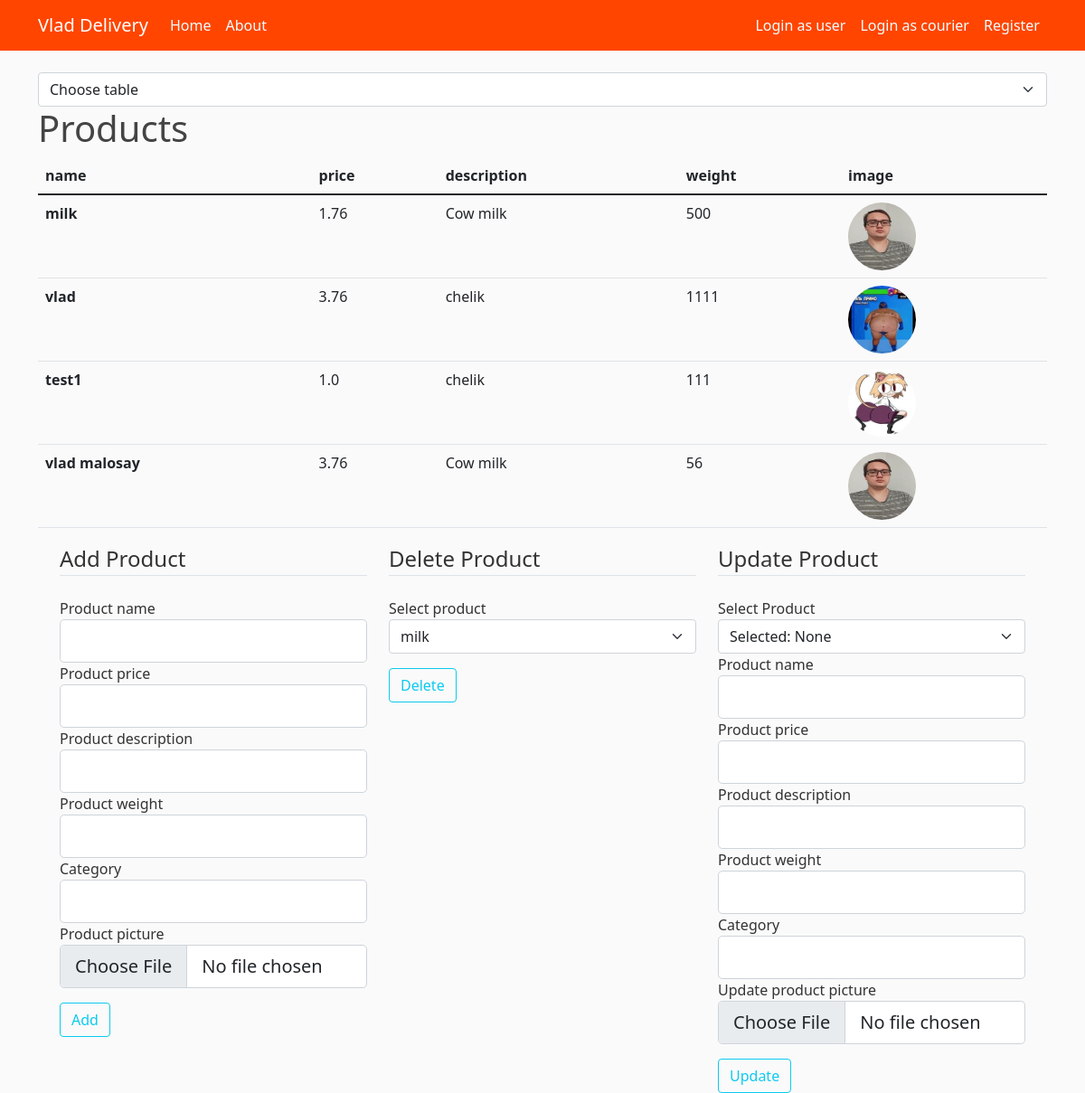
The app's page /admin_tables/products/, older data.
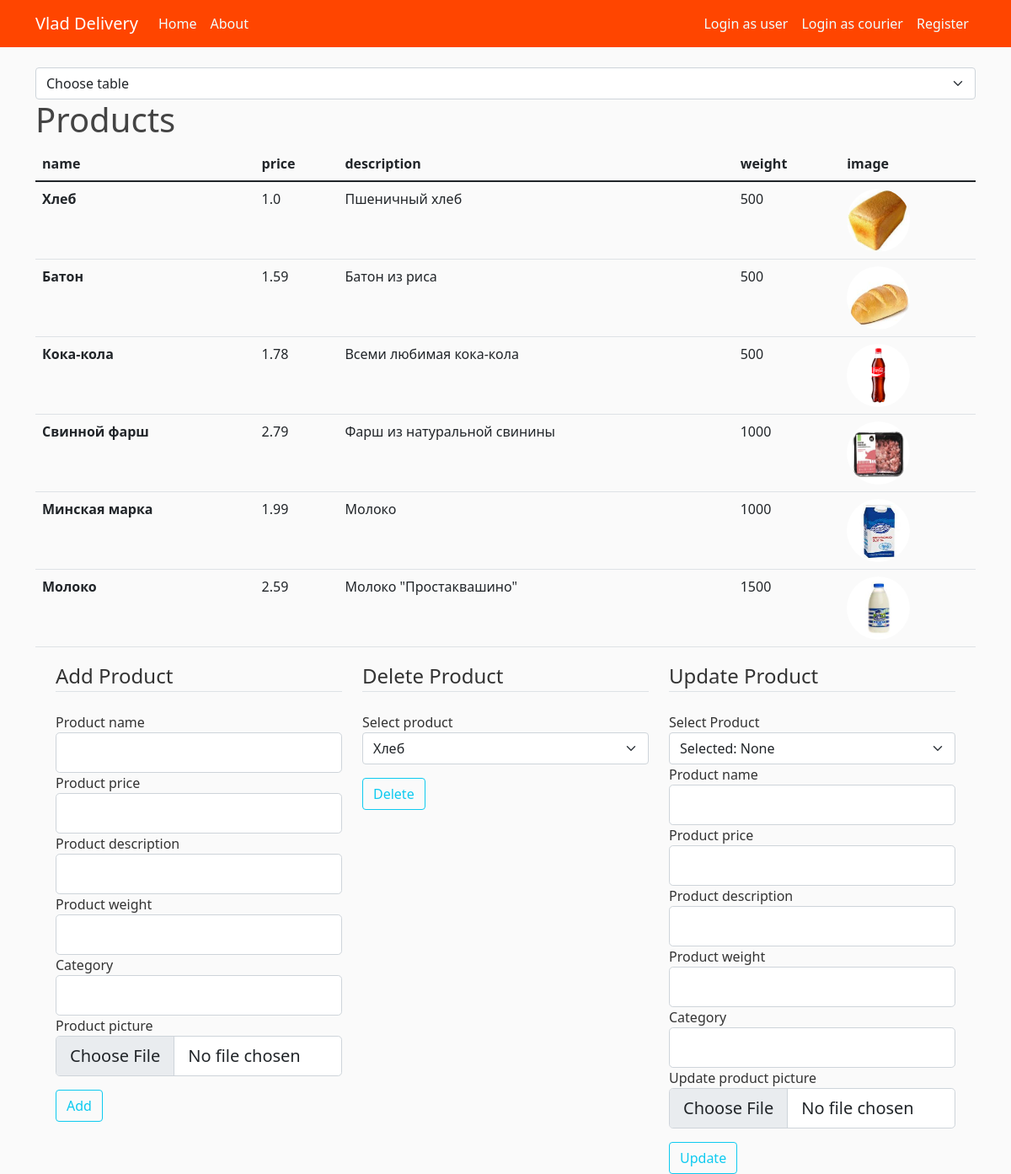
The same page, newer data.
### bd_project/models.py (models this page shows, shortened)
class BaseModel(Model):
    id = PrimaryKeyField(unique=True)
    class Meta:
        database = db
        order_by = 'id'

class Product(BaseModel):
    name = CharField(20, unique=True, null=False)
    price = DoubleField(null=False)
    description = TextField(null=False)
    weight = IntegerField(null=False)
    image = CharField(null=False)
    category = CharField(null=False)
    class Meta:
        db_table = 'Products'

### bd_project/admin_products_table/routes.py (the view)
@admin_products_table.route('/admin_tables/products/', methods=['GET'])
def products_table():
    selected_product = 'None'
    add_form, delete_form, update_form, products = init_forms()
    delete_form.select_delete.choices = [(product.id, product.name) for product in products]
    return render_template('admin_pages/table_products.html', add_form=add_form, delete_form=delete_form,
                           update_form=update_form, products=products, selected_product=selected_product)

### bd_project/admin_products_table/forms.py (shortened to what this page needs)
class AddProductForm(FlaskForm):
    name_add = StringField('Product name',
                           validators=[DataRequired(), Length(min=2, max=20)])
    price_add = FloatField('Product price', validators=[DataRequired()])
    description_add = StringField('Product description', validators=[DataRequired()])
    weight_add = IntegerField('Product weight', validators=[DataRequired()])
    category_add = StringField('Category', validators=[DataRequired()])
    image_add = FileField('Product picture')
    submit_add = SubmitField('Add')

class DeleteProductForm(FlaskForm):
    select_delete = SelectField('Select product', coerce=int)
    submit_delete = SubmitField('Delete')

### bd_project/admin_products_table/utils.py (called while the page is built)
def init_forms():
    add_form = AddProductForm()
    delete_form = DeleteProductForm()
    update_form = UpdateProductForm()
    products = Product.select()
    return add_form, delete_form, update_form, products

### bd_project/templates/admin_pages/table_products.html (shortened to what the changed rows need)
{% extends "admin_pages/admin.html" %}
{% block table %}
<body>
<h1>Products</h1>
<table class="table table">
    <thead>
    <tr>
        <th scope="col">name</th>
        <th scope="col">price</th>
        <th scope="col">description</th>
        <th scope="col">weight</th>
        <th scope="col">image</th>
    </tr>
    </thead>
    <tbody>
    {% for product in products %}
    <tr>
        <th scope="row">{{ product.name }}</th>
        <td>{{ product.price }}</td>
        <td>{{ product.description }}</td>
        <td>{{ product.weight }}</td>
        <td><img class="rounded-circle image-size" src="{{ url_for('static',filename='food_pics/' + product.image) }}"></td>
    </tr>
    {% endfor %}
    </tbody>
</table>
<div class="container">
    <div class="row">
        <div class="col">
            <form method="post" action="{{ url_for('admin_products_table.product_removing') }} "
                  enctype="multipart/form-data">
                <fieldset class="form-group">
                    <div class="form-group">
                        {{ delete_form.select_delete.label(class="form-control-label") }}
                        {{ delete_form.select_delete(class="form-select") }}
                    </div>
                </fieldset>
            </form>
        </div>
    </div>
</div>
</body>
{% endblock table %}

Row changes from the older to the newer data that the page shows:
removed Product: name "vlad", price "3.76", description "chelik", weight "1111", image (picture)
removed Product: name "test1", price "1.0", description "chelik", weight "111", image (picture)
removed Product: name "vlad malosay", price "3.76", description "Cow milk", weight "56", image (picture)
changed Product: name "milk" → "Хлеб"; price "1.76" → "1.0"; description "Cow milk" → "Пшеничный хлеб"; image: a different picture
added Product: name "Батон", price "1.59", description "Батон из риса", weight "500", image (picture)
added Product: name "Кока-кола", price "1.78", description "Всеми любимая кока-кола", weight "500", image (picture)
added Product: name "Свинной фарш", price "2.79", description "Фарш из натуральной свинины", weight "1000", image (picture)
added Product: name "Минская марка", price "1.99", description "Молоко", weight "1000", image (picture)
added Product: name "Молоко", price "2.59", description "Молоко \"Простаквашино\"", weight "1500", image (picture)
Text that changed along with them:
form field select_delete: "milk" → "Хлеб"
